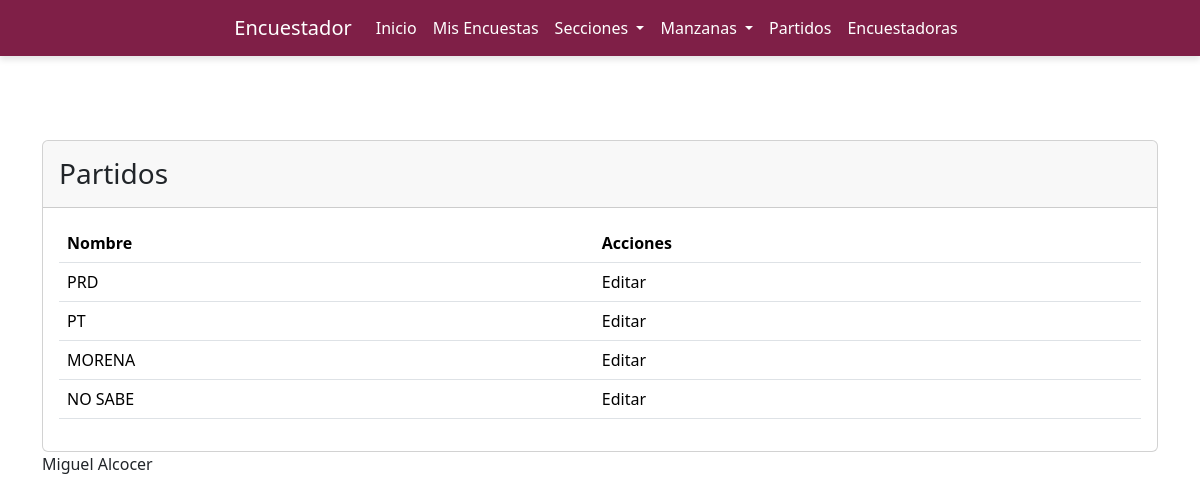
The page /modulos/Partidos/index.php on the database its author committed.
### tables this page shows
CREATE TABLE `partidos` (
  `idPartido` int(11) NOT NULL,
  `Nombre` varchar(255) DEFAULT NULL
);

### modulos/Partidos/index.php (the view, shortened to what this page needs)
<link rel="stylesheet" href="http://localhost/encuesta/assets/css/tables.css">
<?php
require("../../config/dbcontext.php");
include("../../layout/top.php");
$sql = "SELECT * FROM partidos";
$result = $link->query($sql);
?>
<br>
<div class="card">
    <div class="card-header">
        <h3 class="mt-2 mb-2">Partidos</h3>
    </div>
    <div class="card-body">
        <div class="table-responsive-sm">
            <table class="table" id="tabla">
                <thead>
                    <tr>
                        <th scope="col">Nombre</th>
                        <th>Acciones</i></span></th>
                    </tr>
                </thead>
                <tbody>
                    <?php
                    if ($result->num_rows > 0) {
                        $result = $link->query($sql);
                        while ($row = $result->fetch_assoc()) { ?>
                            <tr>
                                <td scope="row"><?php echo $row['Nombre'] ?></td>
                                <td>Editar</td>
                            </tr>
                    <?php
                        }
                    } else {
                        echo "<tr><td colspan='1'>No se encontraron registros.</td></tr>";
                    }
                    ?>
                </tbody>
            </table>
        </div>
    </div>
</div>
<?php include("../../layout/foot.php") ?>

### modulos/Partidos/index.php (style rules this page uses)
.card { margin-top: 60px; }

### rows shown on the page
partidos: Nombre "PRD"
partidos: Nombre "PT"
partidos: Nombre "MORENA"
partidos: Nombre "NO SABE"
